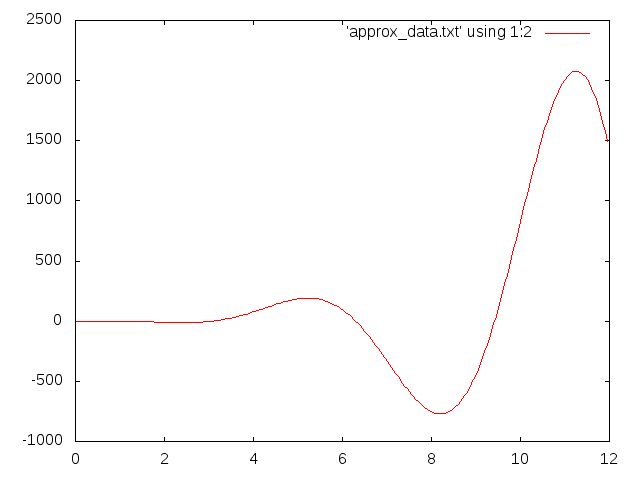

Source code (gnuplot):
set terminal  png 
set output 'graph_P.png'
plot 'approx_data.txt' using 1:2 with lines
